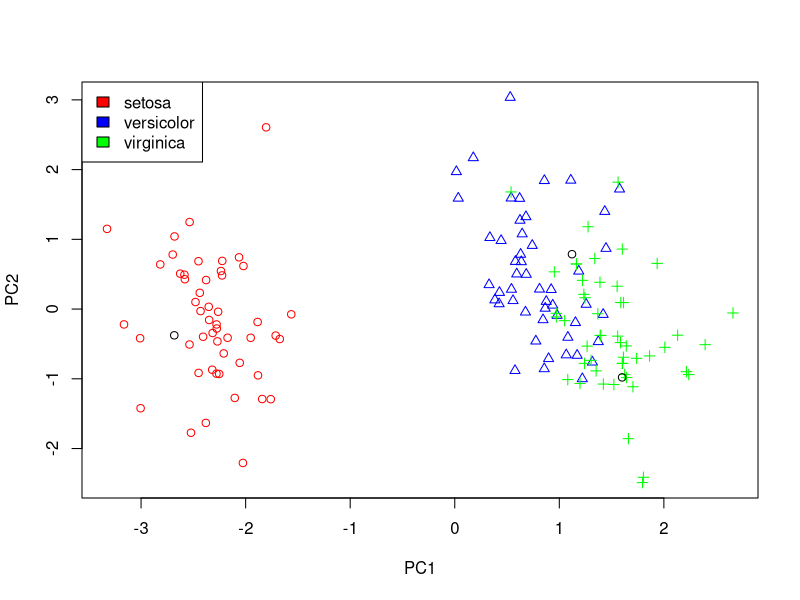

The R script that drew this image:
iris.numeric <- data.matrix(iris[,-5])
colnames(iris.numeric) <- NULL
iris.log <- log(iris.numeric)
iris.preproc <- scale(iris.log)
iris.pca <- prcomp(iris.preproc)
iris.pca.data <- predict(iris.pca)
iris.pca.data <- iris.pca.data[,-3]
#
Species <- data.matrix(iris[,5])
cols <- c('red', 'blue', 'green')
with(iris, plot(iris.pca.data, col=cols[Species], pch=as.numeric(Species)))
legend("topleft", c("setosa", "versicolor", "virginica"), fill=cols)
#
recognizeIris <- function(SeplLength,SepalWidth,PetalLength,PetalWidth) {
  SeplLength.log <- log(SeplLength)
  SepalWidth.log <- log(SepalWidth)
  PetalLength.log <- log(PetalLength)
  PetalWidth.log <- log(PetalWidth)
  
  SeplLength.mean = mean(log(iris[[1]]))
  SepalWidth.mean = mean(log(iris[[2]]))
  PetalLength.mean = mean(log(iris[[3]]))
  PetalWidth.mean = mean(log(iris[[4]]))
  
  SeplLength.sd = sd(log(iris[[1]]))
  SepalWidth.sd = sd(log(iris[[2]]))
  PetalLength.sd = sd(log(iris[[3]]))
  PetalWidth.sd = sd(log(iris[[4]]))
  
  SeplLength.param = (SeplLength.log-SeplLength.mean)/SeplLength.sd
  SepalWidth.param = (SepalWidth.log-SepalWidth.mean)/SepalWidth.sd
  PetalLength.param = (PetalLength.log-PetalLength.mean)/PetalLength.sd
  PetalWidth.param = (PetalWidth.log-PetalWidth.mean)/PetalWidth.sd
  
  wektor <- c(SeplLength.param, SepalWidth.param, PetalLength.param, PetalWidth.param)
  PC1 = iris.pca[2]$rotation[,1] %*% wektor
  PC2 = iris.pca[2]$rotation[,2] %*% wektor
  
  points(PC1, PC2)
}

recognizeIris(6.9, 3.2, 5.6, 2.2) # virginica
recognizeIris(6.0, 2.6, 4.4, 1.6) # versicolor lub virginica
recognizeIris(4.8, 3.6, 1.4, 0.2) # setosa

